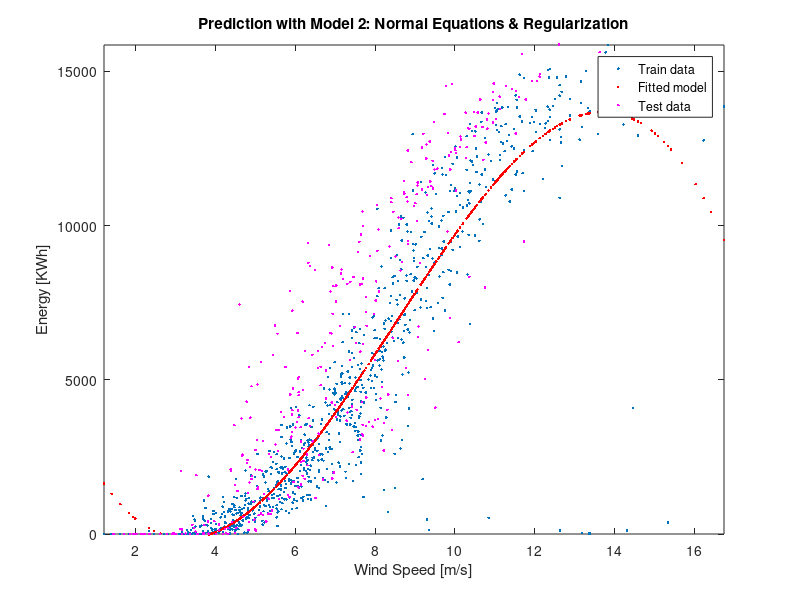

Write MATLAB code to recreate this figure.
%% Fco Javier Vargas Garcia-Donas
% P3 - Lineal Regression

% Loading data
% close all;
% clear all;
load('datos_energia_eolica_P1.mat');

% Getting parameters from our data
[N,M] = size(X);
x = X(:,1);        % Wind speed

% Discarting non-relevant data and adding indepent component

    % Simple rule TODO: change it
    % Getting rid of the outliers
    index = x < 20;
    
    % Updating our data
    x = x(index);
    Y = Y(index);
    
% Model 2: Solving by normal equations and regularization
    
    % Building the 3 order system
    X = [ones(length(x),1)  x  x.^2  x.^3];
    
    % Getting new parameters
    [N,M] = size(X);
    
    % Weights & regularization
    lambda = 1.5;
    lambda = [0, lambda * ones(1,M-1)];
    lambda_matrix = diag(lambda);
    
% Fitting the model
    
    % Normal equation with lambda regularization
    w = inv(X' * X + lambda_matrix) * X' * Y;
    
% Predictions

    % Preprocessing test data
    xtt = Xtt(:,1);
    Xtt = [ones(length(xtt),1)  xtt xtt.^2  xtt.^3];

    % Model: Y = X * w
    Y_train = X * w;
    Y_est = Xtt * w;

% Plotting

    figure();
    plot(X(:,2), Y,'.');                % Train data
    hold on;
    plot(X(:,2), Y_train, '.r');        % Fitted model
    hold on;
    plot(Xtt(:,2), Ytt, '.m');          % Test data

    title('Prediction with Model 2: Normal Equations & Regularization');
    xlabel('Wind Speed [m/s]');
    ylabel('Energy [KWh]');
    legend('Train data', 'Fitted model', 'Test data');
    axis([min(X(:,2)) max(X(:,2)) min(Y) max(Y)]);

% Evaluation of the regressor

    % Computing the EV (explained variance)
    Ns = length(Ytt);
    sigma2 = var(Ytt);
    
    mse = 1/(Ns) * sum( (Y_est - Ytt).^2 );
    ev = 1 - mse/sigma2;
    fprintf('EV error of model 2:    %f\n', ev);

    
    
    
